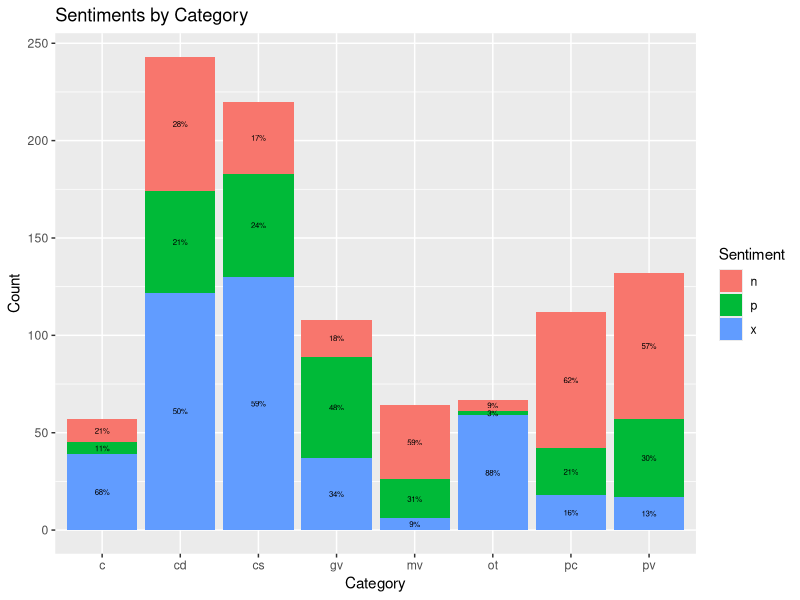

Write R code to recreate this figure.
library(ggplot2)
library(tidyverse)
library(here)

annotated_1000_combined=read_csv(here("annotated_1000_combined.csv"))
sentiment_by_coding=annotated_1000_combined%>%
  group_by(coding,sentiment)%>%
  summarise(n=n(),.groups="keep")%>%
  ungroup(sentiment)%>%
  mutate(percent=n/sum(n))

sentiment_by_coding$percent=sentiment_by_coding$percent%>%round(digits=2)

ggplot(sentiment_by_coding, aes(x=coding, y=n, fill=sentiment)) +
  geom_bar(stat="identity", position="stack") +
  ylab("Count") +
  xlab("Category") +
  ggtitle("Sentiments by Category") +
  labs(fill='Sentiment') +
  geom_text(aes(label = paste0(percent*100,"%")), 
           position = position_stack(vjust = 0.5), size = 2)